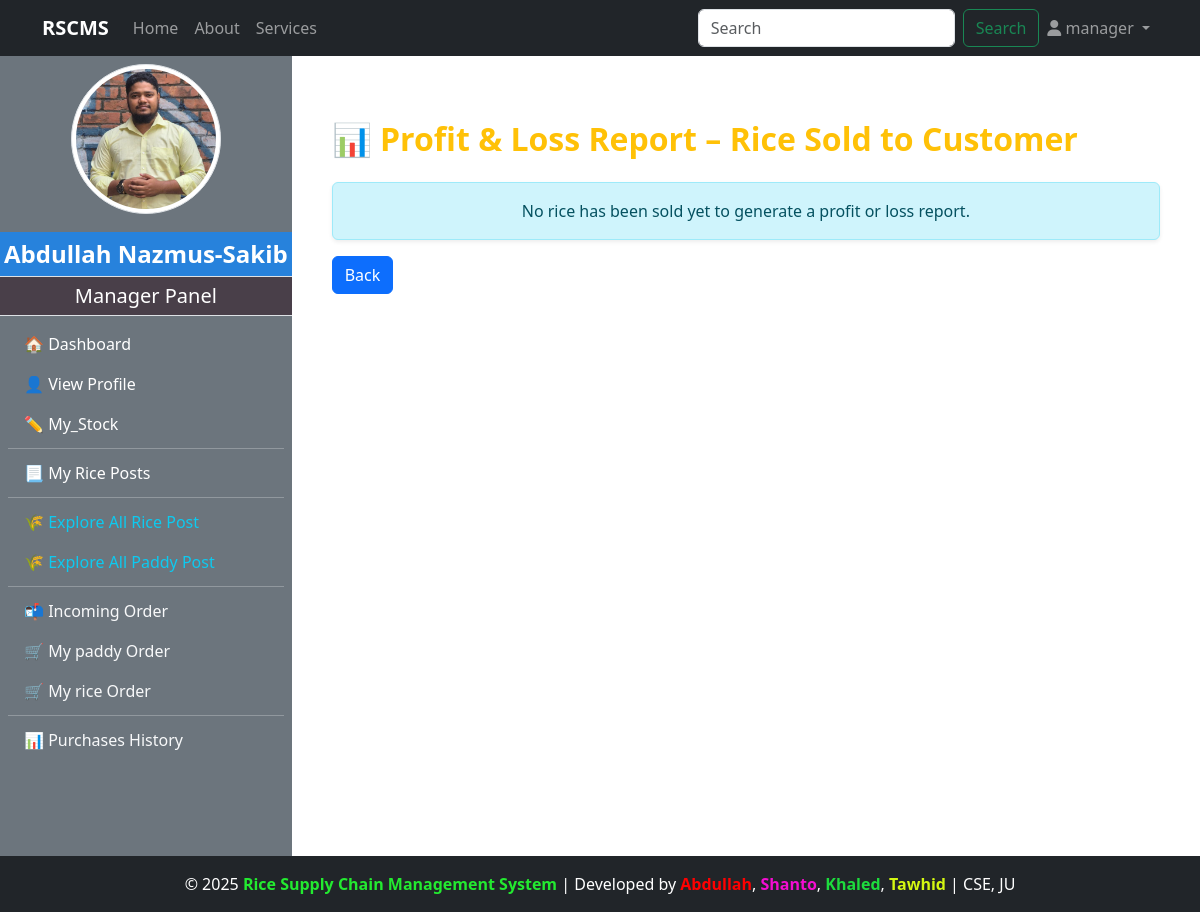
/manager/profit_loss_report_for_rice_to_customer/ (signed in), run on an earlier commit of the app's database.
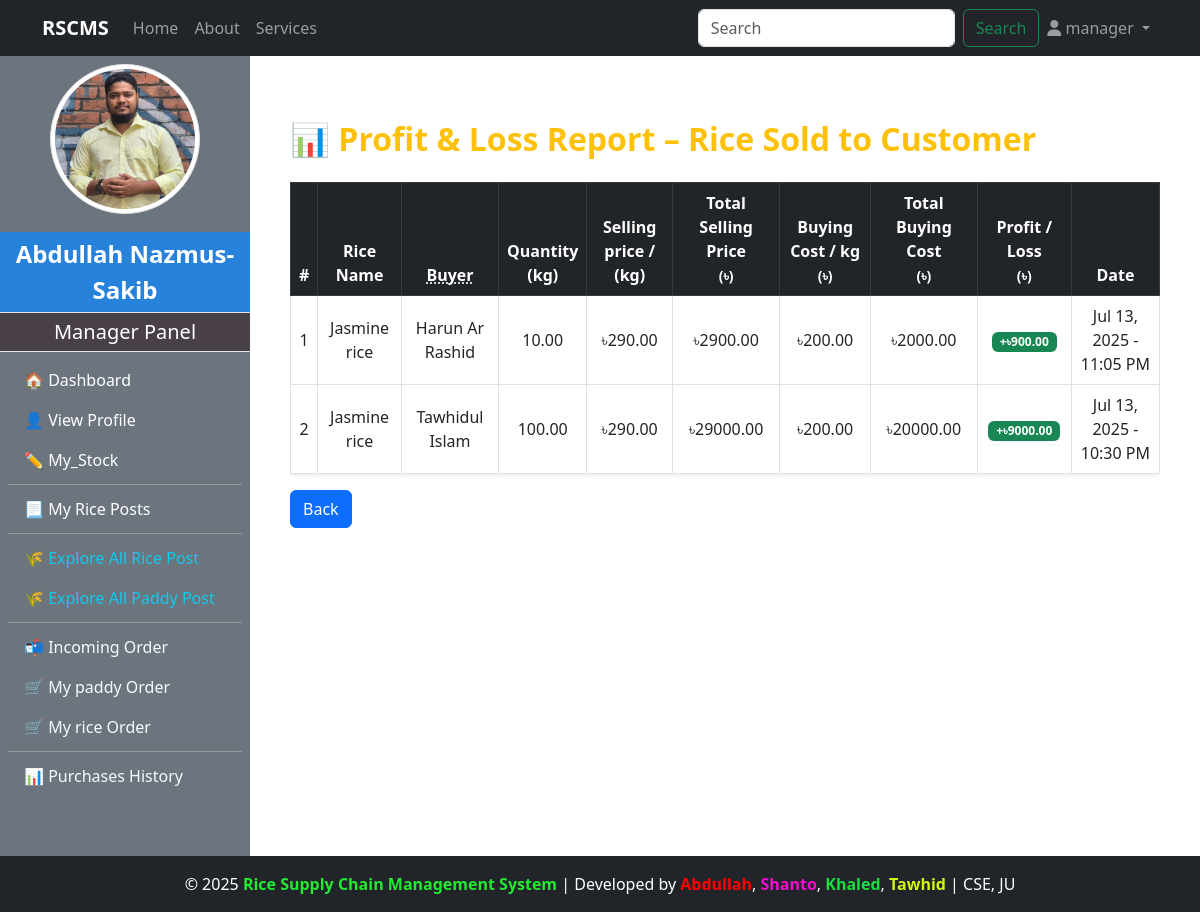
And on a later commit of the database.
### customer/models.py (models this page shows, shortened)
class Purchase_Rice(models.Model):
    STATUS_CHOICES = [
        ('Pending', 'Pending'),
        ('Accepted', 'Accepted'),
        ('Cancel', 'Cancel'),
        ('Shipping', 'Shipping'),
        ('Delivered', 'Delivered'),
        ('Successful', 'Successful'),
    ]
    customer = models.ForeignKey(CustomUser, on_delete=models.CASCADE, related_name='customer_rice_purchases')
    rice = models.ForeignKey(RicePost, on_delete=models.CASCADE, related_name='customer_rice_orders')
    quantity_purchased = models.FloatField()
    total_price = models.DecimalField(max_digits=10, decimal_places=2)
    profit_or_loss = models.DecimalField(max_digits=10, decimal_places=2, default=0)
    delivery_cost = models.DecimalField(max_digits=6, decimal_places=2, default=0)
    is_confirmed = models.BooleanField(default=False)
    payment = models.BooleanField(default=False)
    status = models.CharField(max_length=20, choices=STATUS_CHOICES, default='Pending')  # ✅ New field
    purchase_date = models.DateTimeField(auto_now_add=True)

class CustomerProfile(models.Model):
    user = models.OneToOneField(CustomUser, on_delete=models.CASCADE, limit_choices_to={'role':'customer'},related_name="customerprofile")
    full_name = models.CharField(max_length=100)
    phone_number = models.CharField(max_length=11)
    Transaction_password = models.CharField(max_length=11,null=True,blank=True)
    address =models.TextField()
    image = models.ImageField(upload_to="customer_profile/",blank=True,null=True)
    date_of_birth = models.DateField(blank=True,null=True)
    created_at = models.DateTimeField(auto_now_add=True,blank=True,null=True)

### manager/models.py (models this page shows)
class RicePost(models.Model):
    manager = models.ForeignKey(CustomUser,on_delete=models.CASCADE, limit_choices_to={'role':'manager'},related_name="managerPost")
    rice_name = models.CharField(max_length=200, blank=True, null=True)
    quality = models.CharField(max_length=100)
    quantity_kg = models.FloatField()
    price_per_kg = models.DecimalField(max_digits=6, decimal_places=2)
    description = models.TextField()
    is_sold = models.BooleanField(default=False)
    rice_image = models.ImageField(upload_to="rice_image/",blank=True,null=True)
    created_at = models.DateTimeField(auto_now_add=True)

### accounts/models.py (models this page shows, shortened)
class CustomUser(AbstractUser):
    ROLE_CHOICES = (
        ('admin', 'Admin'),
        ('manager', 'Manager'),
        ('customer', 'Customer'),
        ('dealer', 'Dealer'),
    )
    role = models.CharField(max_length=20, choices=ROLE_CHOICES, default='admin')

### manager/views.py (the view)
# urls.py: path("profit_loss_report_for_rice_to_customer/",views.profit_loss_report_for_rice_to_customer,name="profit_loss_report_for_rice_to_customer"),
@login_required(login_url="login")
@user_passes_test(check_manager_and_admin)
def profit_loss_report_for_rice_to_customer(request):
    selling_rice_to_customer = Purchase_Rice.objects.filter(
        rice__manager=request.user, status="Successful"
    ).order_by("-purchase_date")
    report_data = []
    for row in selling_rice_to_customer:
        try:
            stock = RiceStock.objects.get(manager=request.user, rice_name=row.rice.rice_name)
            cost_per_kg = Decimal(str(stock.average_price_per_kg))
        except RiceStock.DoesNotExist:
            cost_per_kg = Decimal('0.00')
        quantity = Decimal(str(row.quantity_purchased))
        total_cost = cost_per_kg * quantity
        selling_price = Decimal(str(row.total_price))-Decimal(str(row.delivery_cost))
        selling_price_per_kg = selling_price/quantity
        if row.rice.rice_name == "Amon":
            print(row.total_price)
        profit_or_loss = selling_price - total_cost
        profit_or_loss_abs = abs(profit_or_loss)
        report_data.append({
            "row": row,
            "cost_per_kg": cost_per_kg,
            "selling_price":selling_price,
            "selling_price_per_kg":selling_price_per_kg,
            "total_cost": total_cost,
            "profit_or_loss": profit_or_loss,
            "profit_or_loss_abs": profit_or_loss_abs
        })
    context = {
        "check": 2,
        "report_data": report_data,
    }
    return render(request, "manager/stock/profit_loss_report.html", context)

### admin_panel/context_processors.py (called while the page is built)
def admin_profile(request):
    if request.user.is_authenticated:
        try:
            admin = AdminProfile.objects.get(user=request.user)
            return {'admin': admin}
        except AdminProfile.DoesNotExist:
            return {}
    return {}

### customer/context_processors.py (called while the page is built)
def customer_profile(request):
    if request.user.is_authenticated:
        try:
            customer = CustomerProfile.objects.get(user=request.user)
            return {'customer': customer}
        except CustomerProfile.DoesNotExist:
            return {}
    return {}

### manager/context_processors.py (called while the page is built)
def manager_profile(request):
    if request.user.is_authenticated:
        try:
            manager = ManagerProfile.objects.get(user=request.user)
            return {'manager': manager}
        except ManagerProfile.DoesNotExist:
            return {}
    return {}

### manager/views.py (called while the page is built)
def check_manager_and_admin(user):
    return user.is_authenticated and user.role in ['manager','admin']

### manager/templates/manager/stock/profit_loss_report.html (shortened to what this page needs)
{% extends 'base.html' %}
{% load humanize %}
{% block content %}
{% if check == 2 %}
<div class="container mt-5">
    <h2 class="mb-4 text-warning fw-bold">
        📊 Profit & Loss Report – Rice Sold to Customer
    </h2>
    {% if report_data %}
        <div class="table-responsive">
            <table class="table table-bordered table-hover shadow-sm align-middle text-center">
                <thead class="table-dark">
                    <tr>
                        <th>#</th>
                        <th>Rice Name</th>
                        <th><abbr title="Manager who bought the rice">Buyer</abbr></th>
                        <th>Quantity<br>(kg)</th>
                        <th>Selling price / <br>(kg)</th>
                        <th>Total Selling Price<br><small>(৳)</small></th>
                        <th>
                           Buying Cost / kg<br><small>(৳)</small>
                        </th>
                        <th>
                            Total Buying Cost<br><small>(৳)</small>
                        </th>
                        <th>Profit / Loss<br><small>(৳)</small></th>
                        <th>Date</th>
                    </tr>
                </thead>
                <tbody>
                    {% for item in report_data %}
                    <tr>
                        <td>{{ forloop.counter }}</td>
                        <td>{{ item.row.rice.rice_name }}</td>
                        <td>{{ item.row.customer.customerprofile.full_name }}</td>
                        <td>{{ item.row.quantity_purchased|floatformat:2 }}</td>
                        <td>৳{{ item.selling_price_per_kg|floatformat:2 }}</td>
                        <td>৳{{ item.selling_price|floatformat:2 }}</td>
                        <td>৳{{ item.cost_per_kg|floatformat:2 }}</td>
                        <td>৳{{ item.total_cost|floatformat:2 }}</td>
                        <td>
                            {% if item.profit_or_loss > 0 %}
                                <span class="badge bg-success">+৳{{ item.profit_or_loss_abs|floatformat:2 }}</span>
                            {% elif item.profit_or_loss < 0 %}
                                <span class="badge bg-danger">–৳{{ item.profit_or_loss_abs|floatformat:2 }}</span>
                            {% else %}
                                <span class="badge bg-secondary">৳0</span>
                            {% endif %}
                        </td>
                        <td>{{ item.row.purchase_date|date:"M d, Y - h:i A" }}</td>
                    </tr>
                    {% endfor %}
                </tbody>
            </table>
        </div>
    {% else %}
        <div class="alert alert-info text-center shadow-sm">
            No rice has been sold yet to generate a profit or loss report.
        </div>
    {% endif %}
    <a href="{% url 'manager_stock_management' %}  " class="btn btn-primary">Back</a>
</div>
{% endif %}
{% endblock %}

What changed in the data, as far as the page shows it:
added Purchase_Rice: row.rice.rice_name "Jasmine rice", row.customer.customerprofile.full_name "Harun Ar Rashid", row.quantity_purchased "10.00", selling_price_per_kg "290.00", selling_price "2900.00", cost_per_kg "200.00", total_cost "2000.00", profit_or_loss_abs "900.00", row.purchase_date "Jul 13, 2025 - 11:05 PM"
added Purchase_Rice: row.rice.rice_name "Jasmine rice", row.customer.customerprofile.full_name "Tawhidul Islam", row.quantity_purchased "100.00", selling_price_per_kg "290.00", selling_price "29000.00", cost_per_kg "200.00", total_cost "20000.00", profit_or_loss_abs "9000.00", row.purchase_date "Jul 13, 2025 - 10:30 PM"
Also different on the page:
text no longer shown: "No rice has been sold yet to generate a profit or loss report."
text now shown: "# Rice Name Buyer Quantity (kg) Selling price / (kg) Total Selling Price (৳) Buying Cost / kg (৳) Total Buying Cost (৳) Profit / Loss (৳) Date"
